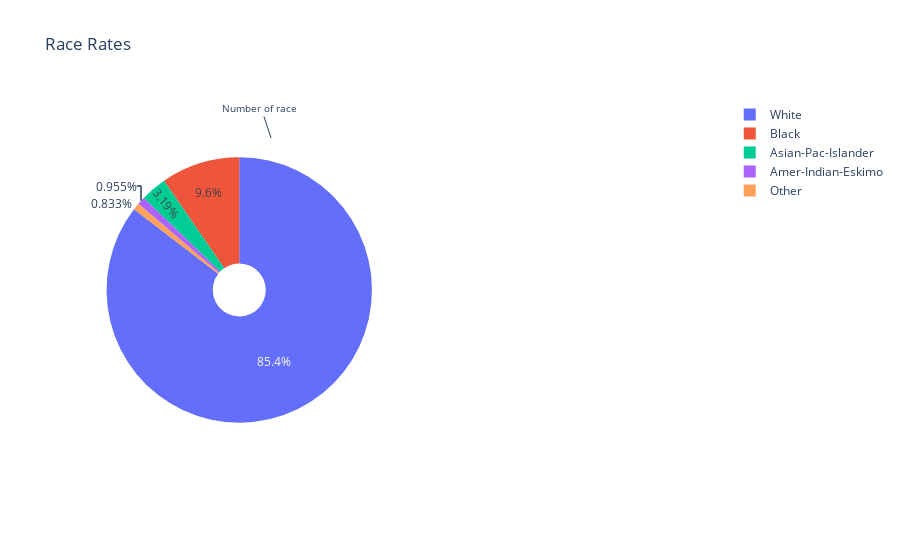

Source (notebook cell):
### Code cell
from plotly.offline import init_notebook_mode, iplot, plot
import plotly as py
init_notebook_mode(connected = True)
import plotly.graph_objs as go
import plotly.express as px 

labels = df.race.unique()
# figure
fig = {
    "data" : [
        {
            "values" : pie1_list,
            "labels" : labels,
            "domain" : {"x": [0, 0.5]},
            "name" : "Number Of Race",
            "hoverinfo" : "label + percent",
            "hole" : .2,
            "type" : "pie",
            "pull" : [0,0,0,0,0, 0.2,0.2]    # exploded
        },
    ],
    "layout" : {
        "title" : "Race Rates",
        "annotations" : [
            {"font" : {"size" : 10},
             "text" : "Number of race ",
             "x" : 0.3,
             "y" : 0.9
            },
        
        ],
   
    }
}
iplot(fig)

### Figure 1 — Plotly figure (JSON) as saved in the notebook; plotly's stock layout.template omitted (floating-point values rounded to 4 significant figures)
{"data": [{"domain": {"x": [0, 0.5]}, "hole": 0.2, "hoverinfo": "label+percent", "labels": ["White", "Black", "Asian-Pac-Islander", "Amer-Indian-Eskimo", "Other"], "name": "Number Of Race", "pull": [0, 0, 0, 0, 0, 0.2, 0.2], "type": "pie", "values": [27807, 3124, 1039, 311, 271]}], "layout": {"annotations": [{"font": {"size": 10}, "text": "Number of race ", "x": 0.3, "y": 0.9}], "autosize": true, "title": {"text": "Race Rates"}}}
